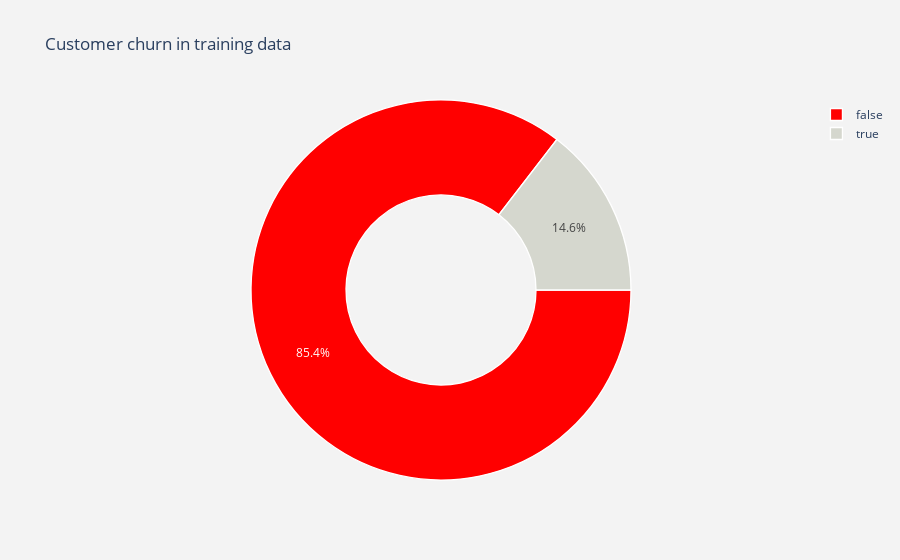

The notebook cell saved with this chart:
### Code cell
import plotly.graph_objs as go

churn_counts = churn_train['Churn'].value_counts()

fig = go.Figure(data=[go.Pie(
    labels=churn_counts.index,
    values=churn_counts.values,
    hole=0.5,
    marker=dict(colors=['#FF0000', '#d5d7ce'], line=dict(color='white', width=1.3)),
    rotation=90,
    hoverinfo='label+value+text'
)])

fig.update_layout(
    title="Customer churn in training data",
    plot_bgcolor="rgb(243,243,243)",
    paper_bgcolor="rgb(243,243,243)"
)

fig.show()

### Figure 1 — Plotly figure (JSON) as saved in the notebook; plotly's stock layout.template omitted (floating-point values rounded to 4 significant figures)
{"data": [{"hole": 0.5, "hoverinfo": "label+value+text", "labels": [false, true], "marker": {"colors": ["#FF0000", "#d5d7ce"], "line": {"color": "white", "width": 1.3}}, "rotation": 90, "type": "pie", "values": [2278, 388]}], "layout": {"paper_bgcolor": "rgb(243,243,243)", "plot_bgcolor": "rgb(243,243,243)", "title": {"text": "Customer churn in training data"}}}
